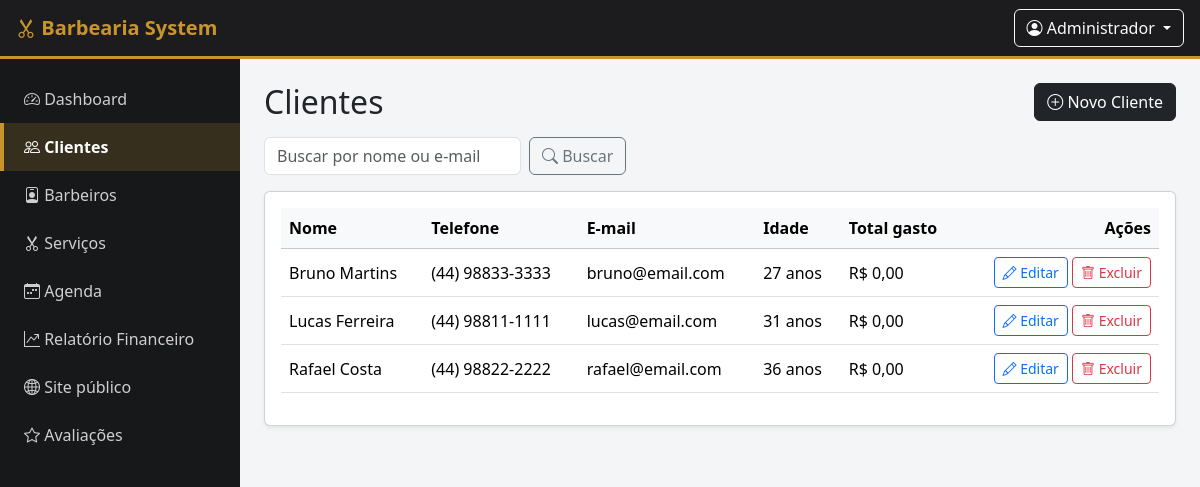
The app's page /clientes/listar.php (signed in) with its own data.
### tables this page shows
CREATE TABLE IF NOT EXISTS clientes (
    id INT AUTO_INCREMENT PRIMARY KEY,
    nome VARCHAR(100) NOT NULL,
    telefone VARCHAR(20),
    email VARCHAR(100),
    data_nascimento DATE NULL,
    criado_em TIMESTAMP DEFAULT CURRENT_TIMESTAMP
);

### clientes/listar.php (the view, shortened to what this page needs)
<?php
require_once __DIR__ . '/../includes/auth.php';
$busca = trim($_GET['busca'] ?? '');
$camposExtras = "
    fn_calcular_idade(data_nascimento) AS idade,
    fn_valor_total_cliente(id) AS total_gasto
";
if ($busca !== '') {
    $termo = "%{$busca}%";
    $stmt = $pdo->prepare("SELECT *, {$camposExtras} FROM clientes WHERE nome LIKE ? OR email LIKE ? ORDER BY nome");
    $stmt->execute([$termo, $termo]);
} else {
    $stmt = $pdo->query("SELECT *, {$camposExtras} FROM clientes ORDER BY nome");
}
$clientes = $stmt->fetchAll();
include __DIR__ . '/../includes/header.php';
include __DIR__ . '/../includes/sidebar.php';
?>
<div class="content">
    <div class="d-flex justify-content-between align-items-center mb-3 flex-wrap gap-2">
        <h2 class="mb-0">Clientes</h2>
        <a href="form.php" class="btn btn-dark">
            <i class="bi bi-plus-circle"></i> Novo Cliente
        </a>
    </div>
    <form class="row g-2 mb-3" method="get">
        <div class="col-auto">
            <input type="text" name="busca" class="form-control" placeholder="Buscar por nome ou e-mail"
                   value="<?= htmlspecialchars($busca) ?>">
        </div>
        <div class="col-auto">
            <button class="btn btn-outline-secondary" type="submit"><i class="bi bi-search"></i> Buscar</button>
        </div>
    </form>
    <div class="card shadow-sm">
        <div class="card-body">
            <div class="table-responsive">
                <table class="table table-hover align-middle">
                    <thead class="table-light">
                        <tr>
                            <th>Nome</th>
                            <th>Telefone</th>
                            <th>E-mail</th>
                            <th>Idade</th>
                            <th>Total gasto</th>
                            <th class="text-end">Ações</th>
                        </tr>
                    </thead>
                    <tbody>
                        <?php foreach ($clientes as $c): ?>
                            <tr>
                                <td><?= htmlspecialchars($c['nome']) ?></td>
                                <td><?= htmlspecialchars($c['telefone'] ?: '-') ?></td>
                                <td><?= htmlspecialchars($c['email'] ?: '-') ?></td>
                                <td><?= $c['idade'] !== null ? $c['idade'] . ' anos' : '-' ?></td>
                                <td>R$ <?= number_format($c['total_gasto'], 2, ',', '.') ?></td>
                                <td class="text-end">
                                    <a href="form.php?id=<?= $c['id'] ?>" class="btn btn-sm btn-outline-primary">
                                        <i class="bi bi-pencil"></i> Editar
                                    </a>
                                    <a href="excluir.php?id=<?= $c['id'] ?>" class="btn btn-sm btn-outline-danger"
                                       onclick="return confirm('Deseja realmente excluir o cliente \'<?= htmlspecialchars(addslashes($c['nome'])) ?>\'? Esta ação não pode ser desfeita.');">
                                        <i class="bi bi-trash"></i> Excluir
                                    </a>
                                </td>
                            </tr>
                        <?php endforeach; ?>
                    </tbody>
                </table>
            </div>
        </div>
    </div>
</div>
<?php include __DIR__ . '/../includes/footer.php'; ?>

### assets/css/style.css (style rules this page uses)
:root { --cor-primaria: #1c1c1e; --cor-secundaria: #c8952c; --cor-fundo: #f4f5f7; --cor-sidebar: #17181a; }
body { background-color: var(--cor-fundo); font-family: 'Segoe UI', Roboto, Arial, sans-serif; }
.content { max-width: 1200px; }

### records on screen
clientes: nome "Bruno Martins", telefone "(44) 98833-3333", email "bruno@email.com", idade "27", total_gasto "0,00"
clientes: nome "Lucas Ferreira", telefone "(44) 98811-1111", email "lucas@email.com", idade "31", total_gasto "0,00"
clientes: nome "Rafael Costa", telefone "(44) 98822-2222", email "rafael@email.com", idade "36", total_gasto "0,00"

### other values on screen
$_SESSION['usuario_nome'] "Administrador"
